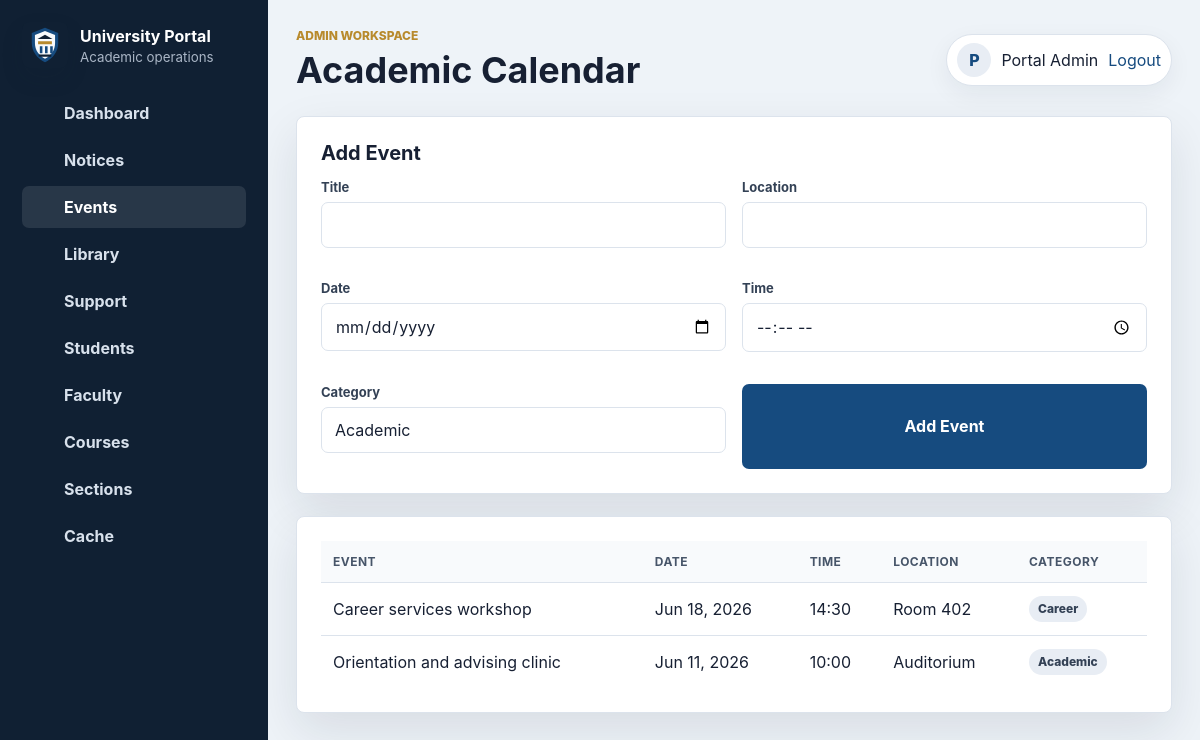
The app's page /events.php (signed in) with its own data.
### tables this page shows
CREATE TABLE `events` (
  `event_id` int(11) NOT NULL AUTO_INCREMENT,
  `title` varchar(160) NOT NULL,
  `location` varchar(160) NOT NULL,
  `event_date` date NOT NULL,
  `event_time` time DEFAULT NULL,
  `category` varchar(80) NOT NULL DEFAULT 'Academic',
  `created_at` timestamp NOT NULL DEFAULT current_timestamp(),
  PRIMARY KEY (`event_id`),
  KEY `idx_events_event_date` (`event_date`)
);

### events.php (the view, shortened to what this page needs)
<?php
require_once __DIR__ . '/app.php';
$events = cached_fetch_all('events', 'SELECT * FROM events ORDER BY event_date DESC, event_time DESC');
?>
<?php if ($_SESSION['role'] === 'admin') { ?>
<section class="panel">
    <div class="section-heading">
        <h2>Add Event</h2>
    </div>
    <form method="POST" class="form-grid">
        <div class="field">
            <label>Title</label>
            <input name="title" required>
        </div>
        <div class="field">
            <label>Location</label>
            <input name="location" required>
        </div>
        <div class="field">
            <label>Date</label>
            <input type="date" name="event_date" required>
        </div>
        <div class="field">
            <label>Time</label>
            <input type="time" name="event_time">
        </div>
        <div class="field">
            <label>Category</label>
            <input name="category" value="Academic" required>
        </div>
        <button type="submit">Add Event</button>
    </form>
</section>
<?php } ?>
<section class="panel">
    <div class="table-wrap">
        <table>
            <tr>
                <th>Event</th>
                <th>Date</th>
                <th>Time</th>
                <th>Location</th>
                <th>Category</th>
            </tr>
            <?php foreach ($events as $event) { ?>
                <tr>
                    <td><?php echo h($event['title']); ?></td>
                    <td><?php echo h(date('M d, Y', strtotime($event['event_date']))); ?></td>
                    <td><?php echo h($event['event_time'] ? substr($event['event_time'], 0, 5) : 'TBA'); ?></td>
                    <td><?php echo h($event['location']); ?></td>
                    <td><span class="badge"><?php echo h($event['category']); ?></span></td>
                </tr>
            <?php } ?>
        </table>
    </div>
</section>

### style.css (style rules this page uses)
:root { --ink: #172033; --muted: #647084; --line: #dce3ec; --soft: #f5f7fb; --panel: #ffffff; --primary: #164b7f; --primary-strong: #0f355d; --accent: #b88a2d; --success: #1f7a55; --danger: #b42318; --shadow: 0 18px 48px rgba(23, 32, 51, .10); }
* { box-sizing: border-box; }
body { margin: 0; font-family: Inter, "Segoe UI", Arial, sans-serif; background: #eef3f8; color: var(--ink); }
.form-grid { display: grid; grid-template-columns: repeat(2, minmax(0, 1fr)); gap: 16px; }
.field { display: flex; flex-direction: column; gap: 7px; margin-bottom: 16px; }
label { color: #334155; font-size: 13px; font-weight: 700; }
input, select, textarea, button { font: inherit; }
input, select, textarea { width: 100%; border: 1px solid var(--line); border-radius: 7px; background: white; color: var(--ink); padding: 12px 13px; outline: none; transition: border-color .18s ease, box-shadow .18s ease; }
.btn, button { display: inline-flex; align-items: center; justify-content: center; min-height: 44px; border: 0; border-radius: 7px; padding: 11px 16px; background: var(--primary); color: white; font-weight: 750; cursor: pointer; transition: transform .18s ease, background .18s ease, box-shadow .18s ease; }
.app-body { min-height: 100vh; }
.panel, .container { width: 100%; margin: 0 0 22px; padding: 24px; border: 1px solid var(--line); border-radius: 8px; background: white; box-shadow: var(--shadow); }
.section-heading { display: flex; justify-content: space-between; align-items: center; gap: 16px; margin-bottom: 14px; }
.section-heading h2 { margin: 0; font-size: 20px; }
.table-wrap { overflow-x: auto; }
table { width: 100%; border-collapse: collapse; }
th, td { padding: 13px 12px; border-bottom: 1px solid var(--line); text-align: left; vertical-align: middle; }
th { color: #475569; background: #f8fafc; font-size: 12px; letter-spacing: .04em; text-transform: uppercase; }
tr:last-child td { border-bottom: 0; }
.badge { display: inline-flex; align-items: center; min-height: 26px; padding: 0 9px; border-radius: 999px; background: #e8edf4; color: #334155; font-size: 12px; font-weight: 800; }

### records on screen
events: title "Career services workshop", event_date "Jun 18, 2026", event_time "14:30", location "Room 402", category "Career"
events: title "Orientation and advising clinic", event_date "Jun 11, 2026", event_time "10:00", location "Auditorium", category "Academic"

### other values on screen
$item[1] "Dashboard"
$item[1] "Notices"
$item[1] "Events"
$item[1] "Library"
$item[1] "Support"
$item[1] "Students"
$item[1] "Faculty"
$item[1] "Courses"
$item[1] "Sections"
$item[1] "Cache"
role_label($role) "ADMIN"
$title "Academic Calendar"
$initials "P"
$name "Portal Admin"
